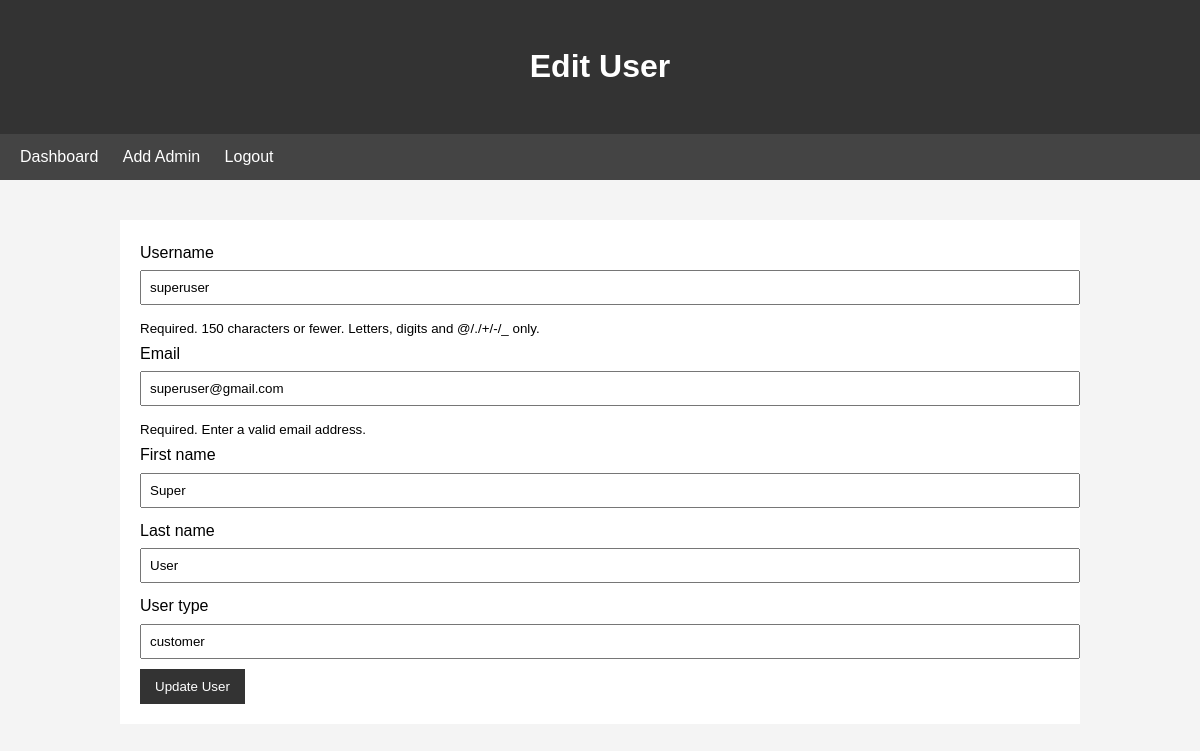
/superadmin/user/10/edit/ (signed in), run on the app's committed database.
### ecomapp/models.py (models this page shows, shortened)
class User(AbstractUser):
    USER_TYPE_CHOICES = (
        ('customer', 'Customer'),
        ('admin', 'Admin'),
        ('superadmin', 'Super Admin'),
    )
    user_type = models.CharField(max_length=10, choices=USER_TYPE_CHOICES, default='customer')

### ecomapp/views.py (the view, shortened to what this page needs)
# urls.py: path('superadmin/user/<int:user_id>/edit/', SuperAdminEditUserView.as_view(),
@method_decorator(user_passes_test(lambda u: u.is_superuser), name='dispatch')
class SuperAdminEditUserView(APIView):
    def get(self, request, user_id):
        user = get_object_or_404(User, id=user_id)
        form = UserEditForm(instance=user)
        return render(request, 'superadmin/edit_user.html', {'form': form, 'user': user})

### ecomapp/forms.py (shortened to what this page needs)
class UserEditForm(forms.ModelForm):
    email = forms.EmailField(max_length=254, help_text='Required. Enter a valid email address.')
    user_type = forms.ChoiceField(
        choices=[('customer', 'Customer'), ('admin', 'Admin'), ('superadmin', 'Super Admin')],
        disabled=True,
        required=False
    )
    class Meta:
        model = User
        fields = ('username', 'email', 'first_name', 'last_name', 'user_type')
    def __init__(self, *args, **kwargs):
        super().__init__(*args, **kwargs)
        if self.instance and self.instance.is_superuser:
            self.fields['user_type'].initial = 'superadmin'
        self.fields['username'].widget.attrs['readonly'] = True

### ecomapp/templates/superadmin/edit_user.html (shortened to what this page needs)
<!DOCTYPE html>
<html lang="en">
<head>
</head>
<body>
    <header>
        <h1>Edit User</h1>
    </header>
    <nav>
        <a href="{% url 'superadmin_dashboard' %}">Dashboard</a>
        <a href="{% url 'superadmin_add_admin' %}">Add Admin</a>
        <a href="{% url 'logout' %}">Logout</a>
    </nav>
    <div class="container">
        <form method="post">
            {% for field in form %}
            <div>
                <label for="{{ field.id_for_label }}">{{ field.label }}</label>
                {% if field.name == 'user_type' %}
                    <input type="text" value="{{ field.value }}" readonly>
                {% else %}
                    {{ field }}
                {% endif %}
                {% if field.help_text %}
                    <small>{{ field.help_text }}</small>
                {% endif %}
            </div>
        {% endfor %}
            <button type="submit" class="btn">Update User</button>
        </form>
    </div>
</body>
</html>

### ecomapp/templates/superadmin/edit_user.html (style rules this page uses)
body { font-family: Arial, sans-serif; line-height: 1.6; margin: 0; padding: 0; background-color: #f4f4f4; }
.container { width: 80%; margin: auto; overflow: hidden; padding: 20px; }
header { background: #333; color: #fff; padding: 20px; text-align: center; }
nav { background: #444; color: #fff; padding: 10px; }
nav a { color: #fff; text-decoration: none; padding: 10px; }
form { background: #fff; padding: 20px; margin-top: 20px; }
label { display: block; margin-bottom: 5px; }
input[type="text"], input[type="email"], select { width: 100%; padding: 8px; margin-bottom: 10px; }
.btn { display: inline-block; padding: 10px 15px; background: #333; color: #fff; text-decoration: none; border: none; cursor: pointer; }

### data on the page
User: form "superuser" "superuser@gmail.com" "Super" "User", value "customer"

### other printed values
{{ field.label }} "Username" "Email" "First name" "Last name" "User type"
{{ field.help_text }} "Required. 150 characters or fewer. Letters, digits and @/./+/-/_ only." "Required. Enter a valid email address."
